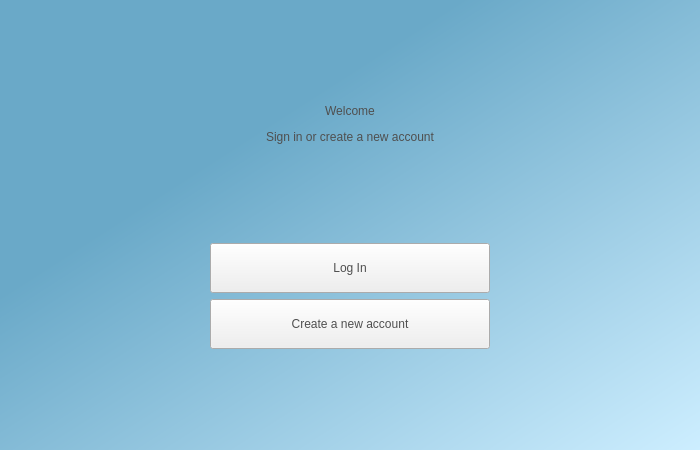
<?xml version="1.0" encoding="UTF-8"?>
<ui version="4.0">
 <class>Welcome</class>
 <widget class="QDialog" name="Welcome">
  <property name="geometry">
   <rect>
    <x>0</x>
    <y>0</y>
    <width>700</width>
    <height>450</height>
   </rect>
  </property>
  <property name="sizePolicy">
   <sizepolicy hsizetype="Fixed" vsizetype="Fixed">
    <horstretch>0</horstretch>
    <verstretch>0</verstretch>
   </sizepolicy>
  </property>
  <property name="windowTitle">
   <string>Pollen Annotation</string>
  </property>
  <property name="windowIcon">
   <iconset resource="resources.qrc">
    <normaloff>:/Icons/pollen-icon.jpg</normaloff>:/Icons/pollen-icon.jpg</iconset>
  </property>
  <property name="styleSheet">
   <string notr="true">QDialog#Welcome{
background-color:qlineargradient(spread:repeat, x1:0, y1:0, x2:1, y2:1, stop:0.329545 rgba(106, 169, 200, 255), stop:1 rgba(205, 238, 255, 255));
}</string>
  </property>
  <property name="sizeGripEnabled">
   <bool>false</bool>
  </property>
  <layout class="QVBoxLayout" name="verticalLayout_2" stretch="1,2,1,1,1,1">
   <item>
    <spacer name="verticalSpacer">
     <property name="orientation">
      <enum>Qt::Vertical</enum>
     </property>
     <property name="sizeHint" stdset="0">
      <size>
       <width>20</width>
       <height>40</height>
      </size>
     </property>
    </spacer>
   </item>
   <item>
    <layout class="QHBoxLayout" name="horizontalLayout">
     <item>
      <spacer name="horizontalSpacer">
       <property name="orientation">
        <enum>Qt::Horizontal</enum>
       </property>
       <property name="sizeHint" stdset="0">
        <size>
         <width>40</width>
         <height>20</height>
        </size>
       </property>
      </spacer>
     </item>
     <item>
      <widget class="QLabel" name="label">
       <property name="enabled">
        <bool>false</bool>
       </property>
       <property name="sizePolicy">
        <sizepolicy hsizetype="Maximum" vsizetype="Fixed">
         <horstretch>100</horstretch>
         <verstretch>0</verstretch>
        </sizepolicy>
       </property>
       <property name="styleSheet">
        <string notr="true">font: 48pt &quot;Corbel&quot;; color:rgb(79, 79, 79);</string>
       </property>
       <property name="text">
        <string>Welcome</string>
       </property>
       <property name="alignment">
        <set>Qt::AlignCenter</set>
       </property>
      </widget>
     </item>
     <item>
      <spacer name="horizontalSpacer_2">
       <property name="orientation">
        <enum>Qt::Horizontal</enum>
       </property>
       <property name="sizeHint" stdset="0">
        <size>
         <width>40</width>
         <height>20</height>
        </size>
       </property>
      </spacer>
     </item>
    </layout>
   </item>
   <item>
    <layout class="QHBoxLayout" name="horizontalLayout_2">
     <item>
      <spacer name="horizontalSpacer_3">
       <property name="orientation">
        <enum>Qt::Horizontal</enum>
       </property>
       <property name="sizeHint" stdset="0">
        <size>
         <width>40</width>
         <height>20</height>
        </size>
       </property>
      </spacer>
     </item>
     <item>
      <widget class="QLabel" name="label_2">
       <property name="sizePolicy">
        <sizepolicy hsizetype="Maximum" vsizetype="Fixed">
         <horstretch>0</horstretch>
         <verstretch>0</verstretch>
        </sizepolicy>
       </property>
       <property name="styleSheet">
        <string notr="true">font: 24pt &quot;Corbel&quot;; color:rgb(79, 79, 79);</string>
       </property>
       <property name="text">
        <string>Sign in or create a new account</string>
       </property>
      </widget>
     </item>
     <item>
      <spacer name="horizontalSpacer_4">
       <property name="orientation">
        <enum>Qt::Horizontal</enum>
       </property>
       <property name="sizeHint" stdset="0">
        <size>
         <width>40</width>
         <height>20</height>
        </size>
       </property>
      </spacer>
     </item>
    </layout>
   </item>
   <item>
    <spacer name="verticalSpacer_3">
     <property name="orientation">
      <enum>Qt::Vertical</enum>
     </property>
     <property name="sizeHint" stdset="0">
      <size>
       <width>20</width>
       <height>40</height>
      </size>
     </property>
    </spacer>
   </item>
   <item>
    <layout class="QHBoxLayout" name="horizontalLayout_3">
     <item>
      <spacer name="horizontalSpacer_5">
       <property name="orientation">
        <enum>Qt::Horizontal</enum>
       </property>
       <property name="sizeHint" stdset="0">
        <size>
         <width>40</width>
         <height>20</height>
        </size>
       </property>
      </spacer>
     </item>
     <item>
      <layout class="QVBoxLayout" name="verticalLayout">
       <property name="spacing">
        <number>6</number>
       </property>
       <item>
        <widget class="QPushButton" name="loginButton">
         <property name="sizePolicy">
          <sizepolicy hsizetype="Fixed" vsizetype="Fixed">
           <horstretch>0</horstretch>
           <verstretch>0</verstretch>
          </sizepolicy>
         </property>
         <property name="minimumSize">
          <size>
           <width>280</width>
           <height>50</height>
          </size>
         </property>
         <property name="styleSheet">
          <string notr="true">font: 20pt &quot;Corbel&quot;;
color:rgb(79, 79, 79);</string>
         </property>
         <property name="text">
          <string>Log In</string>
         </property>
         <property name="autoDefault">
          <bool>false</bool>
         </property>
        </widget>
       </item>
       <item>
        <spacer name="verticalSpacer_4">
         <property name="orientation">
          <enum>Qt::Vertical</enum>
         </property>
         <property name="sizeHint" stdset="0">
          <size>
           <width>20</width>
           <height>40</height>
          </size>
         </property>
        </spacer>
       </item>
       <item>
        <widget class="QPushButton" name="createButton">
         <property name="sizePolicy">
          <sizepolicy hsizetype="Fixed" vsizetype="Fixed">
           <horstretch>0</horstretch>
           <verstretch>0</verstretch>
          </sizepolicy>
         </property>
         <property name="minimumSize">
          <size>
           <width>280</width>
           <height>50</height>
          </size>
         </property>
         <property name="styleSheet">
          <string notr="true">font: 20pt &quot;Corbel&quot;;
color:rgb(79, 79, 79);</string>
         </property>
         <property name="text">
          <string>Create a new account</string>
         </property>
         <property name="autoDefault">
          <bool>false</bool>
         </property>
        </widget>
       </item>
      </layout>
     </item>
     <item>
      <spacer name="horizontalSpacer_6">
       <property name="orientation">
        <enum>Qt::Horizontal</enum>
       </property>
       <property name="sizeHint" stdset="0">
        <size>
         <width>40</width>
         <height>20</height>
        </size>
       </property>
      </spacer>
     </item>
    </layout>
   </item>
   <item>
    <spacer name="verticalSpacer_2">
     <property name="orientation">
      <enum>Qt::Vertical</enum>
     </property>
     <property name="sizeHint" stdset="0">
      <size>
       <width>20</width>
       <height>40</height>
      </size>
     </property>
    </spacer>
   </item>
  </layout>
 </widget>
 <resources>
  <include location="resources.qrc"/>
 </resources>
 <connections/>
</ui>
